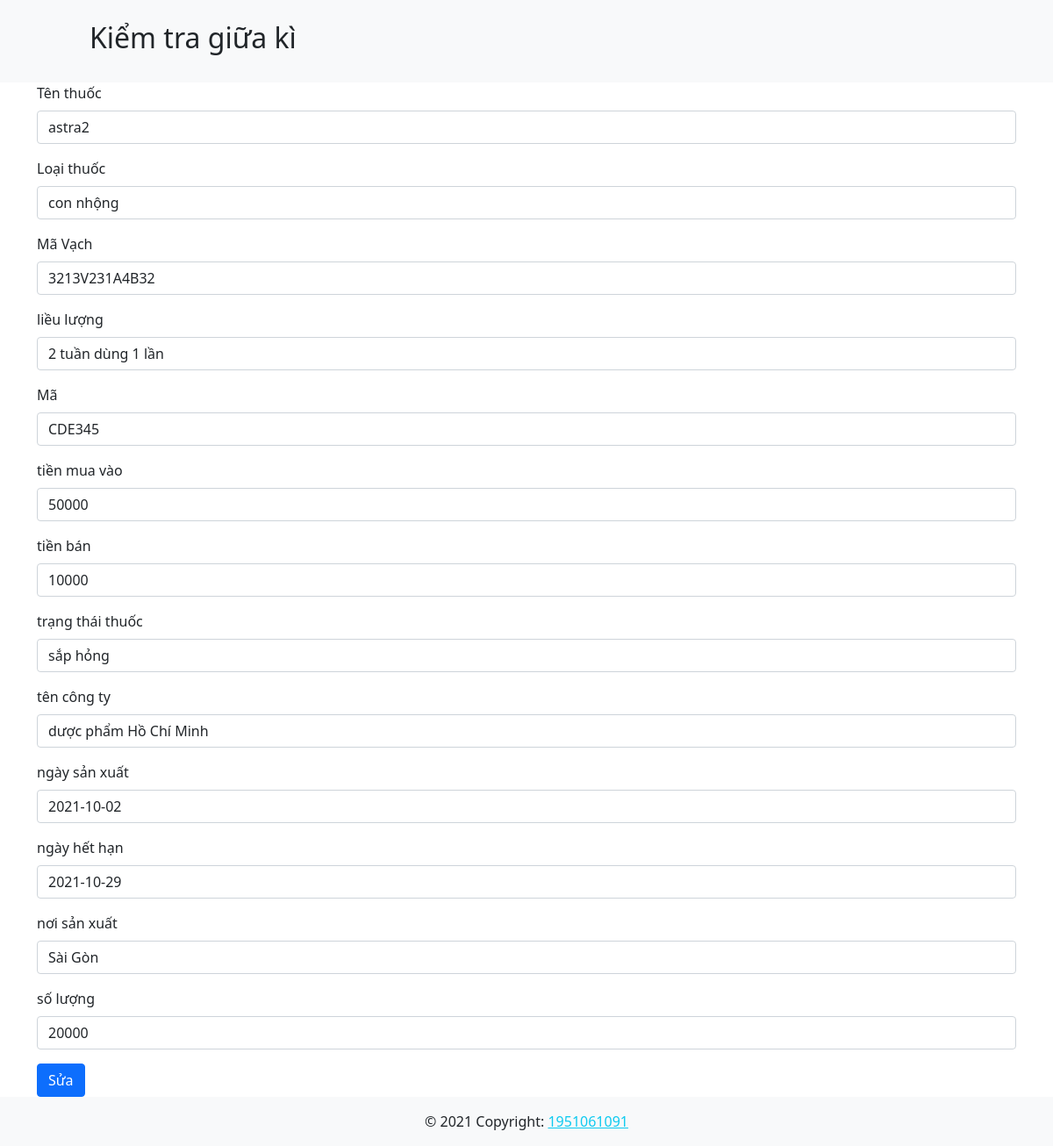
/editdrugs.php?id=3, run on the app's committed database.
### tables this page shows
CREATE TABLE `drugs` (
  `id` int(29) UNSIGNED NOT NULL,
  `name` varchar(100) NOT NULL,
  `type` varchar(100) NOT NULL,
  `barcode` varchar(100) NOT NULL,
  `dose` varchar(100) NOT NULL,
  `code` varchar(100) NOT NULL,
  `cost_price` int(20) NOT NULL,
  `selling_price` int(100) NOT NULL,
  `expiry` varchar(100) NOT NULL,
  `company_name` varchar(100) NOT NULL,
  `production_date` date NOT NULL,
  `expiration_date` date NOT NULL,
  `place` varchar(100) NOT NULL,
  `quantity` int(50) NOT NULL
);

### src/editdrugs.php (the view, shortened to what this page needs)
<?php
include 'header.php';
include 'config.php';
?>
<?php
$id = $_GET['id'];
$sql = "select * from drugs where id = $id";
$res = mysqli_query($conn, $sql);
if ($res == true) {
    $count = mysqli_num_rows($res);
    if ($count == 1) {
        $row = mysqli_fetch_assoc($res);
        $dr_name = $row['name'];
        $dr_type = $row['type'];
        $dr_bar = $row['barcode'];
        $dr_dose = $row['dose'];
        $dr_code = $row['code'];
        $dr_price = $row['cost_price'];
        $dr_selling = $row['selling_price'];
        $dr_ex = $row['expiry'];
        $dr_cname = $row['company_name'];
        $dr_pro = $row['production_date'];
        $dr_exp = $row['expiration_date'];
        $dr_place = $row['place'];
        $dr_quantity = $row['quantity'];
    } else {
        header("location:index.php");
    }
}
?>
<main class="container">
    <form action="" method="post">
        <div class="mb-3">
            <label for="name" class="form-label">Tên thuốc</label>
            <input type="text" class="form-control" name="name" value="<?php echo $dr_name; ?>">
        </div>
        <div class="mb-3">
            <label for="type" class="form-label"> Loại thuốc</label>
            <input type="text" class="form-control" name="type" value="<?php echo $dr_type; ?>">
        </div>
        <div class="mb-3">
            <label for="barcode" class="form-label">Mã Vạch</label>
            <input type="text" class="form-control" name="barcode" value="<?php echo $dr_bar; ?>">
        </div>
        <div class="mb-3">
            <label for="dose" class="form-label">liều lượng</label>
            <input type="text" class="form-control" name="dose" value="<?php echo $dr_dose; ?>">
        </div>
        <div class="mb-3">
            <label for="code" class="form-label">Mã</label>
            <input type="tel" class="form-control" name="code" value="<?php echo $dr_code; ?>">
        </div>
        <div class="mb-3">
            <label for="cost_price" class="form-label">tiền mua vào</label>
            <input type="tel" class="form-control" name="cost_price" value="<?php echo $dr_price; ?>">
        </div>
        <div class="mb-3">
            <label for="selling_price" class="form-label">tiền bán</label>
            <input type="tel" class="form-control" name="selling_price" value="<?php echo $dr_selling; ?>">
        </div>
        <div class="mb-3">
            <label for="expiry" class="form-label">trạng thái thuốc</label>
            <input type="tel" class="form-control" name="expiry" value="<?php echo $dr_ex; ?>">
        </div>
        <div class="mb-3">
            <label for="company_name" class="form-label">tên công ty</label>
            <input type="tel" class="form-control" name="company_name" value="<?php echo $dr_cname; ?>">
        </div>
        <div class="mb-3">
            <label for="production_date" class="form-label">ngày sản xuất</label>
            <input type="tel" class="form-control" name="production_date" value="<?php echo $dr_pro; ?>">
        </div>
        <div class="mb-3">
            <label for="expiration_date" class="form-label">ngày hết hạn</label>
            <input type="tel" class="form-control" name="expiration_date" value="<?php echo $dr_exp; ?>">
        </div>
        <div class="mb-3">
            <label for="place" class="form-label">nơi sản xuất</label>
            <input type="tel" class="form-control" name="place" value="<?php echo $dr_place; ?>">
        </div>
        <div class="mb-3">
            <label for="quantity" class="form-label">số lượng</label>
            <input type="tel" class="form-control" name="quantity" value="<?php echo $dr_quantity; ?>">
        </div>
        <button type="submit" class="btn btn-primary" name="edit" value="edit">Sửa</button>
    </form>
</main>
<?php
include 'footer.php';
?>

### data on the page
drugs: name "astra2", type "con nhộng", barcode "3213V231A4B32", dose "2 tuần dùng 1 lần", code "CDE345", cost_price "50000", selling_price "10000", expiry "sắp hỏng", company_name "dược phẩm Hồ Chí Minh", production_date "2021-10-02", expiration_date "2021-10-29", place "Sài Gòn", quantity "20000"
